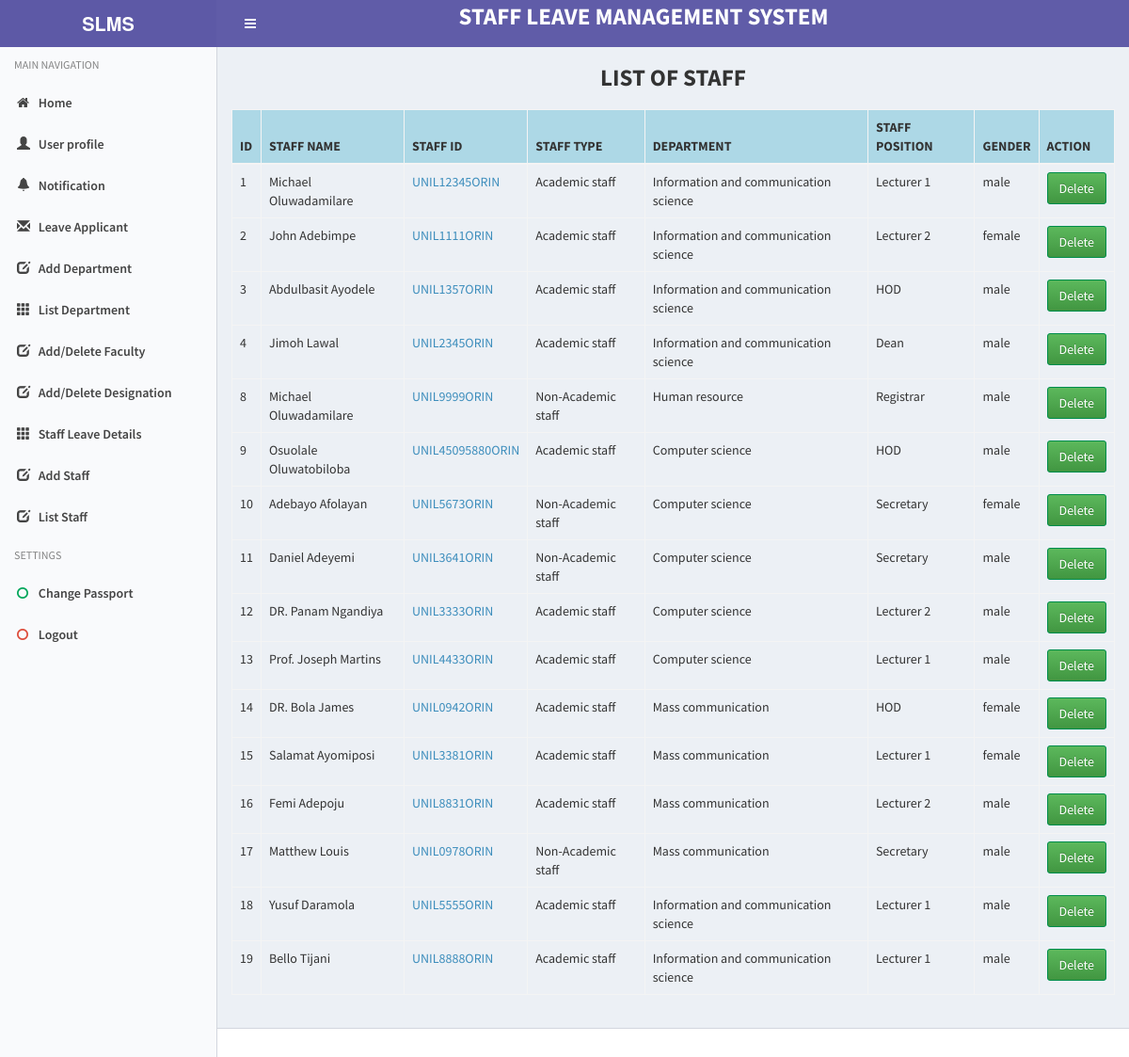
/liststaff.php (signed in), run on the app's committed database.
### tables this page shows
CREATE TABLE `staffdetails` (
  `staff_detail_id` int(11) NOT NULL,
  `name` text NOT NULL,
  `dob` date NOT NULL,
  `gender` text NOT NULL,
  `staff_id` varchar(255) NOT NULL,
  `staff_type` text NOT NULL,
  `department` text NOT NULL,
  `faculty` text NOT NULL,
  `position` text NOT NULL,
  `level` int(255) NOT NULL,
  `passport` varchar(255) NOT NULL,
  `phoneNo` varchar(255) NOT NULL,
  `email` varchar(255) NOT NULL,
  `address` varchar(255) NOT NULL,
  `password` varchar(255) NOT NULL,
  `leavestatus` int(11) NOT NULL
);

### liststaff.php (the view, shortened to what this page needs)
<?php
  if(isset($_SESSION['staff_id']))
  {
  if ($_SESSION['level'] == 3)
  {
?>
<!DOCTYPE html>
<html>
  <head>
    <link rel="stylesheet" href="app/assets/css/bootstrap.min.css">
    <link rel="stylesheet" href="app/assets/css/bootstrap-theme.min.css">
    <link rel="stylesheet" href="app/assets/css/font-awesome.css">
    <link rel="stylesheet" href="app/dist/css/AdminLTE.min.css">
    <link rel="stylesheet" href="app/dist/css/skins/_all-skins.min.css">
    <link href="app/assets/css/dataTables.bootstrap.min.css" rel="stylesheet">
    <link rel="stylesheet" href="app/assets/plugins/magic/magic.css" />
    <link rel="stylesheet" href="app/assets/css/bootstrap-fileupload.min.css" />
    <link rel="stylesheet" href="app/assets/css/main.css" />
    <link rel="stylesheet" href="app/assets/css/theme.css" />
    <link rel="stylesheet" href="app/assets/css/MoneAdmin.css" />
  </head>
  <body class="hold-transition skin-purple-light sidebar-mini">
    <div class="wrapper">
      <header class="main-header">
        <a href="index.php" class="logo">
          <span class="logo-lg"><b>SLMS</b></span>
        </a>
        <nav class="navbar navbar-static-top" role="navigation">
          <div class="col-md-3"><a href="#" class="sidebar-toggle" data-toggle="offcanvas" role="button">
          </a></div>
           <div class="col-md-9 col-sm-0"><span class="logo-lg" style="font-size: 25px; font-weight: bolder; color: #FFF; ">STAFF LEAVE MANAGEMENT SYSTEM</span></div>
        </nav>
      </header>
      <aside class="main-sidebar">
        <section class="sidebar">
          <ul class="sidebar-menu">
            <?php include_once('navigation/AdminNavigation.php'); ?>
          </ul>
        </section>
      </aside>
      <div class="content-wrapper">
        <section class="content-header" style="text-align: center; font-size: 25px; "><b>LIST OF STAFF</b></section>
        <section class="content">
           <form method="post" action="process.php">
            <div class="row">
            <div class="col-md-12">
              <div class="table-responsive">
            <table class="table table-bordered">
              <thead style="background-color:lightblue;">
                <tr>
                  <th>ID</th>
                  <th>STAFF NAME</th>
                  <th>STAFF ID</th>
                  <th>STAFF TYPE</th>
                  <th>DEPARTMENT</th>
                  <th>STAFF POSITION</th>
                  <th>GENDER</th>
                  <th>ACTION</th>
                </tr>
              </thead>
              <tbody>
                <?php
                $sql = "SELECT * FROM staffdetails";
                $query = mysql_query($sql) or die(mysql_error());
                while ($result = mysql_fetch_array($query)) {
                   echo '<tr>
                   <td>'.$result[0].'</td>
                   <td>'.$result[1].'</td>
                   <td><a href="UsersLeaveDetails.php?id='.$result[4].'">'.$result[4].'</a></td>
                   <td>'.$result[5].'</td>
                   <td>'.$result[6].'</td>
                   <td>'.$result[8].'</td>
                   <td>'.$result[3].'</td>
                   <td><button class="btn btn-success" name="delete" value="'.$result[0].'">Delete</button></td></tr>';
                        }
              ?>
              </tbody>
            </table>
           </div>
          </div>
          </div>
           </form>
        </section>
      </div>
      <footer class="main-footer">
      </footer>
</div>
</body>
</html>
<?php
  }
  }
  else
  {
   header("Location: stafflogin.php?id=error");
  }
?>

### app/assets/css/main.css (style rules this page uses)
@media (min-width: 768px) { html, body { height: 100%; } }

### app/assets/css/MoneAdmin.css (style rules this page uses)
body { background-color: #f8f8f8; }

### liststaff.php (style rules this page uses)
body { background: lightblue; }

### data on the page
staffdetails: staff_detail_id "1", name "Michael Oluwadamilare", staff "UNIL12345ORIN", staff_type "Academic staff", department "Information and communication science", position "Lecturer 1", gender "male"
staffdetails: staff_detail_id "2", name "John Adebimpe", staff "UNIL1111ORIN", staff_type "Academic staff", department "Information and communication science", position "Lecturer 2", gender "female"
staffdetails: staff_detail_id "3", name "Abdulbasit Ayodele", staff "UNIL1357ORIN", staff_type "Academic staff", department "Information and communication science", position "HOD", gender "male"
staffdetails: staff_detail_id "4", name "Jimoh Lawal", staff "UNIL2345ORIN", staff_type "Academic staff", department "Information and communication science", position "Dean", gender "male"
staffdetails: staff_detail_id "8", name "Michael Oluwadamilare", staff "UNIL9999ORIN", staff_type "Non-Academic staff", department "Human resource", position "Registrar", gender "male"
staffdetails: staff_detail_id "9", name "Osuolale Oluwatobiloba", staff "UNIL45095880ORIN", staff_type "Academic staff", department "Computer science", position "HOD", gender "male"
staffdetails: staff_detail_id "10", name "Adebayo Afolayan", staff "UNIL5673ORIN", staff_type "Non-Academic staff", department "Computer science", position "Secretary", gender "female"
staffdetails: staff_detail_id "11", name "Daniel Adeyemi", staff "UNIL3641ORIN", staff_type "Non-Academic staff", department "Computer science", position "Secretary", gender "male"
staffdetails: staff_detail_id "12", name "DR. Panam Ngandiya", staff "UNIL3333ORIN", staff_type "Academic staff", department "Computer science", position "Lecturer 2", gender "male"
staffdetails: staff_detail_id "13", name "Prof. Joseph Martins", staff "UNIL4433ORIN", staff_type "Academic staff", department "Computer science", position "Lecturer 1", gender "male"
staffdetails: staff_detail_id "14", name "DR. Bola James", staff "UNIL0942ORIN", staff_type "Academic staff", department "Mass communication", position "HOD", gender "female"
staffdetails: staff_detail_id "15", name "Salamat Ayomiposi", staff "UNIL3381ORIN", staff_type "Academic staff", department "Mass communication", position "Lecturer 1", gender "female"
staffdetails: staff_detail_id "16", name "Femi Adepoju", staff "UNIL8831ORIN", staff_type "Academic staff", department "Mass communication", position "Lecturer 2", gender "male"
staffdetails: staff_detail_id "17", name "Matthew Louis", staff "UNIL0978ORIN", staff_type "Non-Academic staff", department "Mass communication", position "Secretary", gender "male"
staffdetails: staff_detail_id "18", name "Yusuf Daramola", staff "UNIL5555ORIN", staff_type "Academic staff", department "Information and communication science", position "Lecturer 1", gender "male"
staffdetails: staff_detail_id "19", name "Bello Tijani", staff "UNIL8888ORIN", staff_type "Academic staff", department "Information and communication science", position "Lecturer 1", gender "male"
